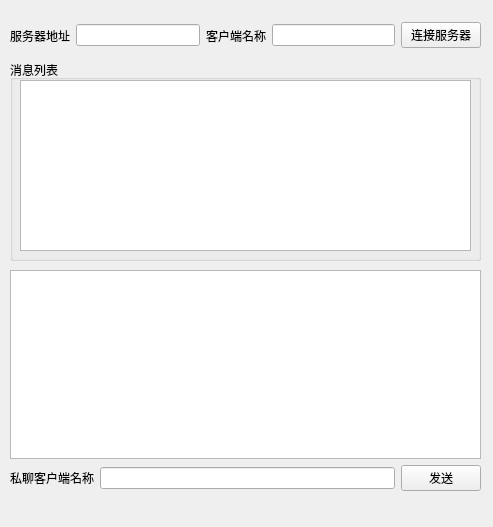
<?xml version="1.0" encoding="UTF-8"?>
<ui version="4.0">
 <class>Widget</class>
 <widget class="QWidget" name="Widget">
  <property name="geometry">
   <rect>
    <x>0</x>
    <y>0</y>
    <width>493</width>
    <height>527</height>
   </rect>
  </property>
  <property name="windowTitle">
   <string>websocket客户端</string>
  </property>
  <widget class="QGroupBox" name="groupBox">
   <property name="geometry">
    <rect>
     <x>10</x>
     <y>60</y>
     <width>471</width>
     <height>201</height>
    </rect>
   </property>
   <property name="title">
    <string>消息列表</string>
   </property>
   <widget class="QPlainTextEdit" name="plainTextEdit">
    <property name="geometry">
     <rect>
      <x>10</x>
      <y>20</y>
      <width>451</width>
      <height>171</height>
     </rect>
    </property>
   </widget>
  </widget>
  <widget class="QWidget" name="">
   <property name="geometry">
    <rect>
     <x>10</x>
     <y>20</y>
     <width>471</width>
     <height>31</height>
    </rect>
   </property>
   <layout class="QHBoxLayout" name="horizontalLayout">
    <item>
     <widget class="QLabel" name="label">
      <property name="text">
       <string>服务器地址</string>
      </property>
     </widget>
    </item>
    <item>
     <widget class="QLineEdit" name="url_edit"/>
    </item>
    <item>
     <widget class="QLabel" name="label_2">
      <property name="text">
       <string>客户端名称</string>
      </property>
     </widget>
    </item>
    <item>
     <widget class="QLineEdit" name="name_edit"/>
    </item>
    <item>
     <widget class="QPushButton" name="connect_btn">
      <property name="text">
       <string>连接服务器</string>
      </property>
     </widget>
    </item>
   </layout>
  </widget>
  <widget class="QWidget" name="">
   <property name="geometry">
    <rect>
     <x>10</x>
     <y>270</y>
     <width>471</width>
     <height>221</height>
    </rect>
   </property>
   <layout class="QVBoxLayout" name="verticalLayout">
    <item>
     <widget class="QTextEdit" name="textEdit"/>
    </item>
    <item>
     <layout class="QHBoxLayout" name="horizontalLayout_2">
      <item>
       <widget class="QLabel" name="label_3">
        <property name="text">
         <string>私聊客户端名称</string>
        </property>
       </widget>
      </item>
      <item>
       <widget class="QLineEdit" name="dst_edit"/>
      </item>
      <item>
       <widget class="QPushButton" name="send_btn">
        <property name="text">
         <string>发送</string>
        </property>
       </widget>
      </item>
     </layout>
    </item>
   </layout>
  </widget>
  <zorder>groupBox</zorder>
  <zorder>label</zorder>
  <zorder>url_edit</zorder>
  <zorder>label_2</zorder>
  <zorder>name_edit</zorder>
  <zorder>connect_btn</zorder>
  <zorder>textEdit</zorder>
  <zorder>label_3</zorder>
  <zorder>dst_edit</zorder>
  <zorder>send_btn</zorder>
 </widget>
 <resources/>
 <connections/>
</ui>
